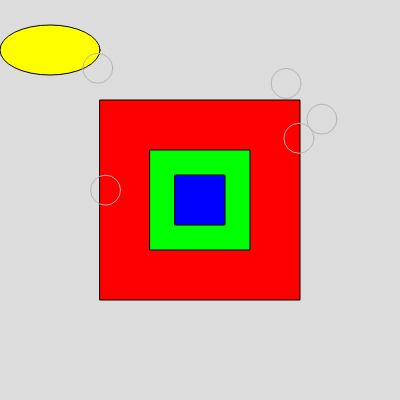
Frame 1 (no input)
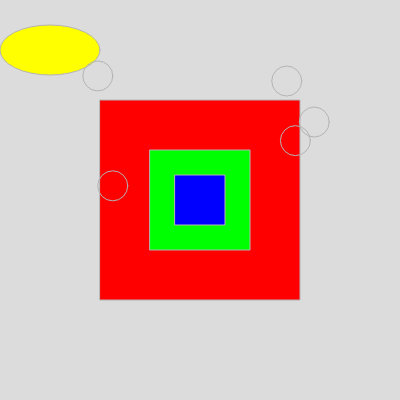
Frame 60 (no input)
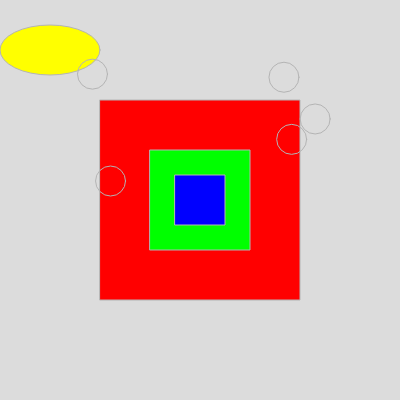
Frame 120 (the mouse pressed at the canvas centre since frame 60)

The p5.js sketch that drew these frames (run headless with seeded random() and noise() and a simulated clock; from frame 60 on, the mouse is pressed at the canvas centre):

// p5.js sketch
// ── sketch.js
var ball;
var cloud;
var bubbles = [];

// contructor function is used to create objects
function Bubble() {
  this.x = random(0,width);
  this.y = random(0,height);
  //method inside the contructor
  this.display = function() {
    stroke(180);
    noFill();
    ellipse(this.x, this.y,30,30)
  }
  this.move = function(){
    this.x = this.x +random(-1,1);
    this.y = this.y +random(-1,1);
  }
  this.increase =function(){
    this.x += 10;
    this.y += 10;
  }
}

function setup() {
  createCanvas(400, 400);
  
  //use constructer function
  for (var i = 0; i < 5; i++) {
    bubbles[i] = new Bubble();
  }

  // xxxx
  cloud = {
    x:50,
    y:50,
    draw: function(){
      fill(255,255,0)
      ellipse(this.x, this.y,100,50)
    }
  }
}

function draw() {
  background(220);
  fill(255,0,0);
  rect(100,100,200,200);

  fill(0,255,0);
  rect(150,150,100,100);

  fill(0,0,255);
  rect(175,175,50,50);
  cloud.draw()
  for (var i = 0; i < bubbles.length; i++) {
    bubbles[i].move();
    bubbles[i].display();
  }
}
